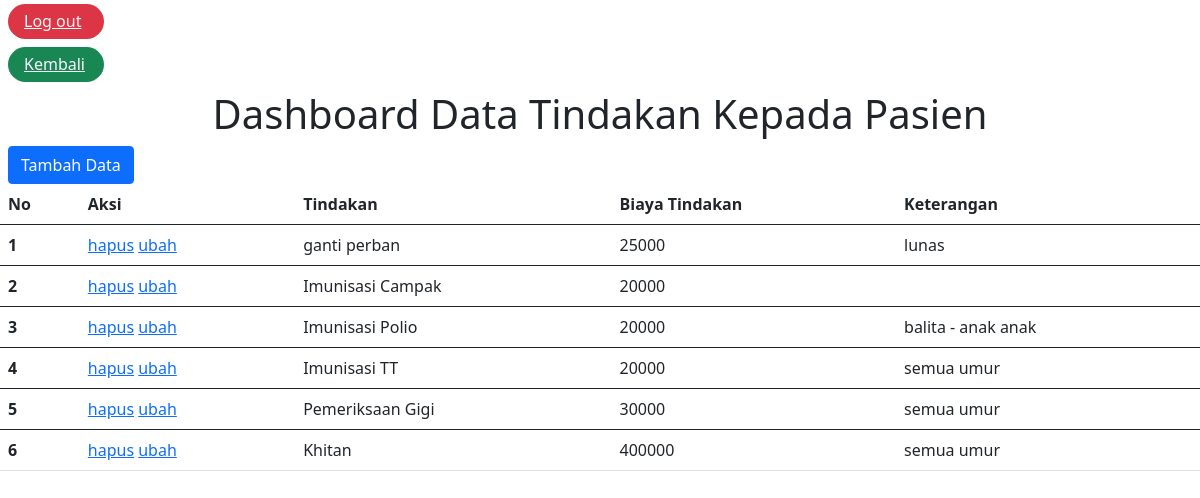
Screenshot of /dataTindakan/tindakan.php (signed in) with the database file from the repository.
### tables this page shows
CREATE TABLE `tindakan` (
  `id` int(255) NOT NULL,
  `tindakan` varchar(255) NOT NULL,
  `biayatindakan` varchar(255) NOT NULL,
  `keterangan` varchar(255) NOT NULL
);

### dataTindakan/functions.php (called while the page is built, shortened)
<?php
    $conn = mysqli_connect("localhost", "root", "", "inovamedika");
    function query($query){
        global $conn;
        $result = mysqli_query($conn ,$query);
        $rows = [];
        while( $row = mysqli_fetch_assoc($result) ){
            $rows[] = $row;
        }
        return $rows;
    };
?>

### dataTindakan/tindakan.php (the view, shortened to what this page needs)
<?php
require 'functions.php';
$containerAkun = query("SELECT * FROM tindakan");
?>
<!doctype html>
<html>
  <head>
    <link href="https://cdn.jsdelivr.net/npm/bootstrap@5.1.0/dist/css/bootstrap.min.css" rel="stylesheet">
  </head>
  <body>
    <h6 class="mt-1 mx-2 bg-danger pt-2 pb-2 px-3 rounded-pill" style="width: 6rem;"><a class="link-light" href="../logout.php">Log out</a></h6>
    <h6 class="mt-1 mx-2 bg-success pt-2 pb-2 px-3 rounded-pill" style="width: 6rem;"><a class="link-light" href="../admin.php">Kembali</a></h6>
    <h1 class="mx-2 text-center">Dashboard Data Tindakan Kepada Pasien</h1>
    <a class="mx-2" href="tambah.php"><button class ="btn btn-primary">Tambah Data</button></a>
        <table class="table">
          <thead>
            <tr>
              <th scope="col">No</th>
              <th scope="col">Aksi</th>
              <th scope="col">Tindakan</th>
              <th scope="col">Biaya Tindakan</th>
              <th scope="col">Keterangan</th>
            </tr>
          </thead>
          <?php $i = 1; ?>
          <?php foreach($containerAkun as $akun){ ?>
            <tbody>
                <tr>
                  <th scope="row"><?php echo $i ?></th>
                  <td>
                      <a href="hapus.php?id=<?php echo $akun["id"] ?>" class="hapus">hapus</a>
                      <a href="ubah.php?id=<?php echo $akun["id"] ?>">ubah</a>
                  </td>
                  <td><?php echo $akun["tindakan"] ?></td>
                  <td><?php echo $akun["biayatindakan"] ?></td>
                  <td><?php echo $akun["keterangan"] ?></td>
                </tr>
            </tbody>
            <?php $i++ ?>
            <?php } ?>
        </table>
  </body>
</html>

### rows the page displays
tindakan: tindakan "ganti perban", biayatindakan "25000", keterangan "lunas"
tindakan: tindakan "Imunisasi Campak", biayatindakan "20000"
tindakan: tindakan "Imunisasi Polio", biayatindakan "20000", keterangan "balita - anak anak"
tindakan: tindakan "Imunisasi TT", biayatindakan "20000", keterangan "semua umur"
tindakan: tindakan "Pemeriksaan Gigi", biayatindakan "30000", keterangan "semua umur"
tindakan: tindakan "Khitan", biayatindakan "400000", keterangan "semua umur"
